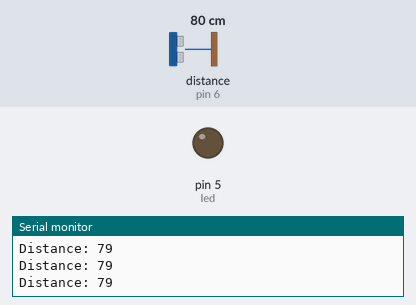
Simulated run of this sketch. Board: Arduino Uno, built with avr-gcc and run on an emulated ATmega328P. On the bench: output pins drawn as LEDs (lit = HIGH), the last lines printed to the serial monitor. Wiring (inferred from the names in the program): ultrasonic range finder: trigger pin 7; echo pin 6. The test bench sets the inputs (shaded band); at power-on: distance to the obstacle (sensor on pin 6) 80 cm. The echo pulse lasts 58.3 µs per cm; pins used as bus, display or sensor lines are not drawn.

Above: at 1.2 s.
1.3 s: distance to the obstacle (sensor on pin 6) set to 8 cm
4.3 s: distance to the obstacle (sensor on pin 6) set to 5 cm
At 5.1 s:
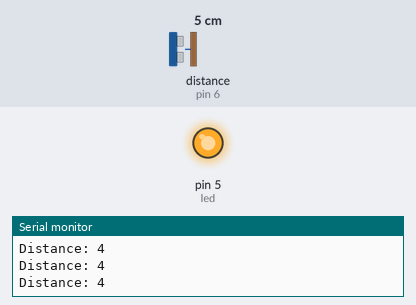
5.8 s: distance to the obstacle (sensor on pin 6) set to 9 cm
At 6.3 s:
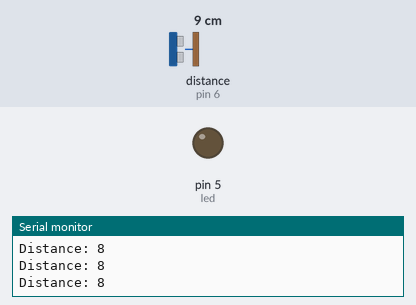
8.8 s: distance to the obstacle (sensor on pin 6) set to 2 cm
At 9.8 s:
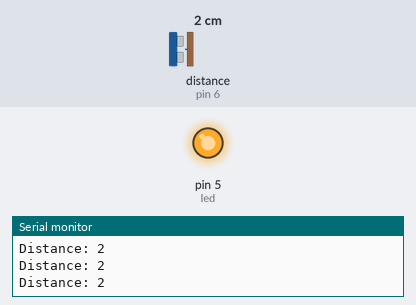
Timing chart, 0 to 11.8 s (numbered marks = the images above; inputs shaded):
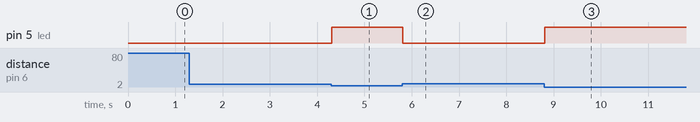

Measured:
- the behaviour switches between 7 and 6 cm on distance to the obstacle (sensor on pin 6) (found by bisection; images 0 and 1)
- after the input at 4.3 s, pin 5 (led): LOW → HIGH at once
- after the input at 5.8 s, pin 5 (led): HIGH → LOW at once
- after the input at 8.8 s, pin 5 (led): LOW → HIGH at once

The sketch:

motionsensor.ino
```cpp
const int trigPin = 7;
const int echoPin = 6;
int led = 5;

// defines variables
long duration;
int distance;

void setup() {
pinMode(trigPin, OUTPUT); // Sets the trigPin as an Output
pinMode(echoPin, INPUT); // Sets the echoPin as an Input
pinMode(led, OUTPUT);
Serial.begin(9600); // Starts the serial communication
}
void loop() {
digitalWrite(trigPin, LOW);
delayMicroseconds(2);
digitalWrite(trigPin, HIGH);
delayMicroseconds(10);
digitalWrite(trigPin, LOW);
duration = pulseIn(echoPin, HIGH);
distance= duration*0.034/2;
// Prints the distance on the Serial Monitor

if (distance < 6){
  digitalWrite(led, HIGH);
  Serial.print("Distance: ");
  Serial.println(distance);
}
else if (distance > 6){
  digitalWrite(led, LOW);
  Serial.print("Distance: ");
  Serial.println(distance);
}
}
```
